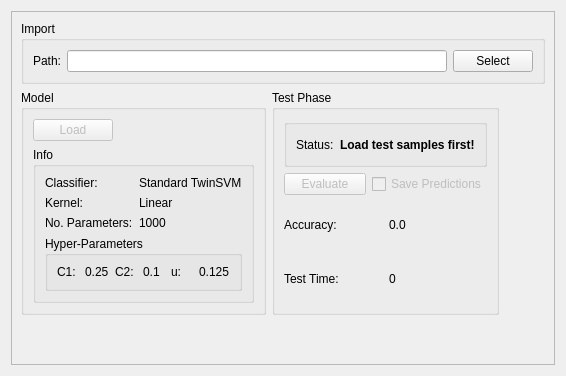
      <widget class="QWidget" name="model_tab">
       <property name="autoFillBackground">
        <bool>false</bool>
       </property>
       <attribute name="title">
        <string>Model</string>
       </attribute>
       <layout class="QGridLayout" name="gridLayout_25">
        <item row="0" column="0">
         <widget class="QFrame" name="model_tab_frame">
          <property name="frameShape">
           <enum>QFrame::StyledPanel</enum>
          </property>
          <property name="frameShadow">
           <enum>QFrame::Raised</enum>
          </property>
          <layout class="QGridLayout" name="gridLayout_26">
           <item row="2" column="1">
            <widget class="QGroupBox" name="model_test_gbox">
             <property name="title">
              <string>Test Phase</string>
             </property>
             <layout class="QGridLayout" name="gridLayout_32">
              <item row="0" column="0">
               <widget class="QGroupBox" name="status_gbox">
                <property name="title">
                 <string/>
                </property>
                <layout class="QGridLayout" name="gridLayout_27">
                 <item row="0" column="0">
                  <layout class="QHBoxLayout" name="horizontalLayout_7">
                   <item>
                    <widget class="QLabel" name="model_status_label">
                     <property name="text">
                      <string>Status:</string>
                     </property>
                    </widget>
                   </item>
                   <item>
                    <widget class="QLabel" name="model_status_msg">
                     <property name="font">
                      <font>
                       <weight>75</weight>
                       <bold>true</bold>
                      </font>
                     </property>
                     <property name="text">
                      <string>Load test samples first!</string>
                     </property>
                    </widget>
                   </item>
                  </layout>
                 </item>
                </layout>
               </widget>
              </item>
              <item row="1" column="0">
               <layout class="QHBoxLayout" name="horizontalLayout_10">
                <item>
                 <widget class="QPushButton" name="model_eval_btn">
                  <property name="enabled">
                   <bool>false</bool>
                  </property>
                  <property name="text">
                   <string>Evaluate</string>
                  </property>
                 </widget>
                </item>
                <item>
                 <widget class="QCheckBox" name="model_pred_chk">
                  <property name="enabled">
                   <bool>false</bool>
                  </property>
                  <property name="text">
                   <string>Save Predictions</string>
                  </property>
                 </widget>
                </item>
               </layout>
              </item>
              <item row="2" column="0">
               <layout class="QHBoxLayout" name="horizontalLayout_9">
                <item>
                 <widget class="QLabel" name="mdoel_acc_label">
                  <property name="text">
                   <string>Accuracy:</string>
                  </property>
                 </widget>
                </item>
                <item>
                 <widget class="QLabel" name="model_acc_val">
                  <property name="text">
                   <string>0.0</string>
                  </property>
                 </widget>
                </item>
               </layout>
              </item>
              <item row="3" column="0">
               <layout class="QHBoxLayout" name="horizontalLayout_11">
                <item>
                 <widget class="QLabel" name="model_te_time_label">
                  <property name="text">
                   <string>Test Time:</string>
                  </property>
                 </widget>
                </item>
                <item>
                 <widget class="QLabel" name="model_te_time_val">
                  <property name="text">
                   <string>0</string>
                  </property>
                 </widget>
                </item>
               </layout>
              </item>
             </layout>
            </widget>
           </item>
           <item row="3" column="0">
            <spacer name="verticalSpacer_2">
             <property name="orientation">
              <enum>Qt::Vertical</enum>
             </property>
             <property name="sizeHint" stdset="0">
              <size>
               <width>20</width>
               <height>40</height>
              </size>
             </property>
            </spacer>
           </item>
           <item row="2" column="0">
            <widget class="QGroupBox" name="model_tab_gbox">
             <property name="title">
              <string>Model</string>
             </property>
             <layout class="QGridLayout" name="gridLayout_29">
              <item row="0" column="0">
               <widget class="QPushButton" name="model_load_btn">
                <property name="enabled">
                 <bool>false</bool>
                </property>
                <property name="text">
                 <string>Load</string>
                </property>
               </widget>
              </item>
              <item row="0" column="1">
               <spacer name="horizontalSpacer_11">
                <property name="orientation">
                 <enum>Qt::Horizontal</enum>
                </property>
                <property name="sizeHint" stdset="0">
                 <size>
                  <width>40</width>
                  <height>20</height>
                 </size>
                </property>
               </spacer>
              </item>
              <item row="1" column="0" colspan="2">
               <widget class="QGroupBox" name="mdoel_tab_info">
                <property name="title">
                 <string>Info</string>
                </property>
                <layout class="QGridLayout" name="gridLayout_30">
                 <item row="3" column="0" colspan="2">
                  <widget class="QGroupBox" name="model_hyp_gbox">
                   <property name="title">
                    <string>Hyper-Parameters</string>
                   </property>
                   <layout class="QGridLayout" name="gridLayout_31">
                    <item row="0" column="1">
                     <widget class="QLabel" name="model_C1_val">
                      <property name="text">
                       <string>0.25</string>
                      </property>
                     </widget>
                    </item>
                    <item row="0" column="0">
                     <widget class="QLabel" name="model_C1_label">
                      <property name="text">
                       <string>C1:</string>
                      </property>
                     </widget>
                    </item>
                    <item row="0" column="2">
                     <widget class="QLabel" name="model_C2_label">
                      <property name="text">
                       <string>C2:</string>
                      </property>
                     </widget>
                    </item>
                    <item row="0" column="3">
                     <widget class="QLabel" name="model_C2_val">
                      <property name="text">
                       <string>0.1</string>
                      </property>
                     </widget>
                    </item>
                    <item row="0" column="4">
                     <widget class="QLabel" name="model_u_label">
                      <property name="text">
                       <string>u:</string>
                      </property>
                     </widget>
                    </item>
                    <item row="0" column="5">
                     <widget class="QLabel" name="model_u_val">
                      <property name="text">
                       <string>0.125</string>
                      </property>
                     </widget>
                    </item>
                   </layout>
                  </widget>
                 </item>
                 <item row="0" column="1">
                  <widget class="QLabel" name="model_clf_name">
                   <property name="text">
                    <string>Standard TwinSVM</string>
                   </property>
                  </widget>
                 </item>
                 <item row="0" column="0">
                  <widget class="QLabel" name="model_clf_label">
                   <property name="text">
                    <string>Classifier:</string>
                   </property>
                  </widget>
                 </item>
                 <item row="1" column="1">
                  <widget class="QLabel" name="model_ker_name">
                   <property name="text">
                    <string>Linear</string>
                   </property>
                  </widget>
                 </item>
                 <item row="1" column="0">
                  <widget class="QLabel" name="model_ker_label">
                   <property name="text">
                    <string>Kernel:</string>
                   </property>
                  </widget>
                 </item>
                 <item row="2" column="0">
                  <widget class="QLabel" name="model_no_p_label">
                   <property name="text">
                    <string>No. Parameters:</string>
                   </property>
                  </widget>
                 </item>
                 <item row="2" column="1">
                  <widget class="QLabel" name="model_n_p_val">
                   <property name="text">
                    <string>1000</string>
                   </property>
                  </widget>
                 </item>
                </layout>
               </widget>
              </item>
             </layout>
            </widget>
           </item>
           <item row="2" column="2">
            <spacer name="horizontalSpacer_10">
             <property name="orientation">
              <enum>Qt::Horizontal</enum>
             </property>
             <property name="sizeHint" stdset="0">
              <size>
               <width>40</width>
               <height>20</height>
              </size>
             </property>
            </spacer>
           </item>
           <item row="1" column="0" colspan="3">
            <widget class="QGroupBox" name="model_import_gbox">
             <property name="title">
              <string>Import</string>
             </property>
             <layout class="QGridLayout" name="gridLayout_28">
              <item row="0" column="0">
               <layout class="QHBoxLayout" name="horizontalLayout_8">
                <item>
                 <widget class="QLabel" name="model_path">
                  <property name="text">
                   <string>Path:</string>
                  </property>
                 </widget>
                </item>
                <item>
                 <widget class="QLineEdit" name="model_path_box"/>
                </item>
                <item>
                 <widget class="QPushButton" name="model_path_btn">
                  <property name="text">
                   <string>Select</string>
                  </property>
                 </widget>
                </item>
               </layout>
              </item>
             </layout>
            </widget>
           </item>
          </layout>
         </widget>
        </item>
       </layout>
      </widget>
